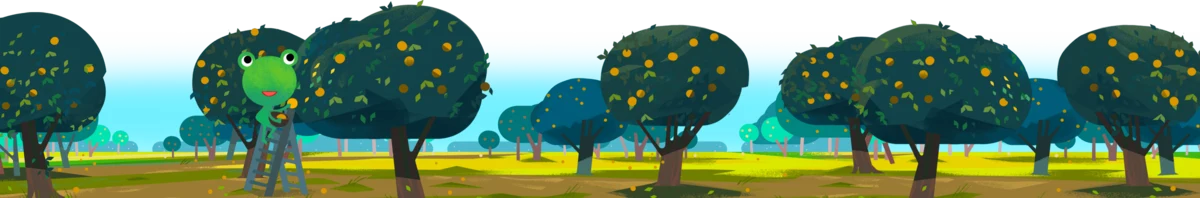
#> input picture isra/assets/weather/froggie/01-sunny/01-sunny-orchard-picking.webp, 1200 x 198 px
$ python -i leastbusy.py   (imports and definitions only)
#> lines starting #> are read from the running program, lines starting #| are printed output that depends on the picture
#!/usr/bin/env python3.14
"""
finds the least busy wallpaper region for the clock widget

Usage:
leastbusy.py <image> --monitor NAME:WxH [--monitor NAME:WxH ...] [--clock-w N] [--clock-h N]

Output (stdout, one line per monitor):
DP-2=1847,112
HDMI-A-1=920,56

Coordinates are the **center** of the clock widget in screen space.
"""

import argparse
import sys
from pathlib import Path
import numpy as np
from PIL import Image
from scipy.ndimage import gaussian_filter, laplace

_SCALE = 0.25


def busyness_map(gray_f: np.ndarray, sigma: float = 2.0) -> np.ndarray:
    edges = np.abs(laplace(gaussian_filter(gray_f, sigma)))
    mean = gaussian_filter(gray_f,    sigma * 4)
    mean2 = gaussian_filter(gray_f**2, sigma * 4)
    var = np.clip(mean2 - mean**2, 0, None)
    raw = edges + np.sqrt(var)
    s = gaussian_filter(raw, sigma * 3)
    return (s - s.min()) / (s.max() - s.min() + 1e-8)


def penalty_mask(h: int, w: int, edge_margin: float = 0.13, center_radius: float = 0.15,
                 center_weight: float = 0.6) -> np.ndarray:
    ys = np.linspace(0, 1, h, dtype=np.float32)[:, None]
    xs = np.linspace(0, 1, w, dtype=np.float32)[None, :]
    edge = np.minimum(np.minimum(xs, 1-xs), np.minimum(ys, 1-ys))
    dist_c = np.sqrt((ys-0.5)**2 + (xs-0.5)**2)
    p = np.where(edge < edge_margin, (edge_margin - edge) /
                 edge_margin * 3, 0.0).astype(np.float32)
    p += np.exp(-0.5 * (dist_c / (center_radius * 0.5))
                ** 2).astype(np.float32) * center_weight
    return p


def score_image(image_path, brightness_weight: float = 0.5, mode: str = "dark"):
#> called with brightness_weight = 0.5, mode = 'dark'
    img = Image.open(image_path).convert("L")
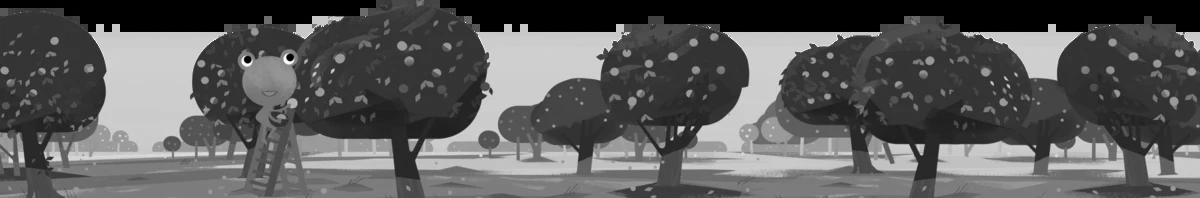
#> img: PIL image 1200x198 L; min 0, max 255, mean 91.1
    orig_w, orig_h = img.size
#> orig_w = 1200; orig_h = 198
    small_w = max(1, int(orig_w * _SCALE))
#> small_w = 300
    small_h = max(1, int(orig_h * _SCALE))
#> small_h = 49
    small = img.resize((small_w, small_h), Image.BOX)

    gray_f = np.array(small, dtype=np.float32)
    norm_gray = gray_f / 255.0

    busyness = busyness_map(gray_f)
#> in busyness_map, `mean2 = gaussian_filter(gray_f**2, sigma * 4)`:
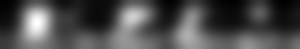
#> mean2: shape (49, 300) float32; min 2753.9, max 33790.1, mean 12231.5; drawn with min black and max white
#> in busyness_map, `raw = edges + np.sqrt(var)`:
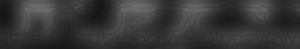
#> raw: shape (49, 300) float32; min 21.54, max 112.1, mean 55.6
#> in busyness_map, `s = gaussian_filter(raw, sigma * 3)`:
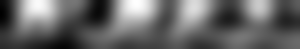
#> s: shape (49, 300) float32; min 27.3, max 98.47, mean 55.6; drawn with min black and max white
    geometry = penalty_mask(small_h, small_w)

    if mode == "dark":
        brightness_penalty = norm_gray * brightness_weight
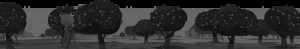
#> brightness_penalty: shape (49, 300) float32; min 0, max 0.424, mean 0.178
    else:
        brightness_penalty = (1.0 - norm_gray) * brightness_weight

    scores = busyness + geometry + brightness_penalty
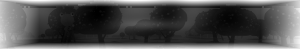
#> scores: shape (49, 300) float32; min 0.144, max 4, mean 1.37; drawn with min black and max white

    integ = scores.cumsum(axis=0).cumsum(axis=1)
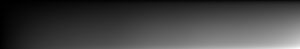
#> integ: shape (49, 300) float32; min 3.04, max 20069.8, mean 5285; drawn with min black and max white
    pad = np.zeros((small_h + 1, small_w + 1), dtype=np.float32)
    pad[1:, 1:] = integ

    return small_w, small_h, pad


# [83 lines left out: functions best_center, get_monitors, main, not called in this run]


# [2 lines not run here, left out]

>>> result = score_image('../assets/weather/froggie/01-sunny/01-sunny-orchard-picking.webp')

$ run again, on isra/assets/weather/froggie/01-sunny/01-sunny-beach-sandcastle.webp
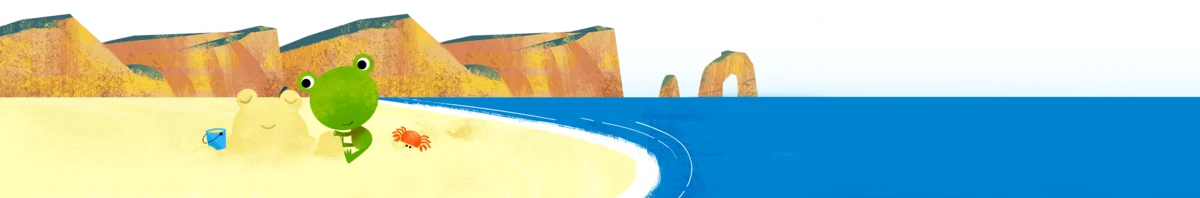
#> input picture isra/assets/weather/froggie/01-sunny/01-sunny-beach-sandcastle.webp, 1200 x 198 px
#> in score_image, `img = Image.open(image_path).convert("L")`:
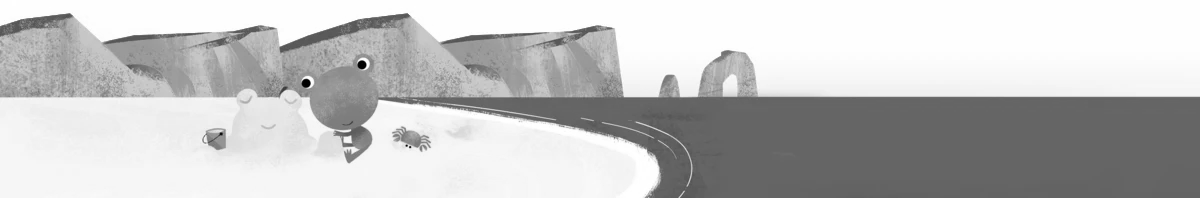
#> img: PIL image 1200x198 L; min 0, max 255, mean 192.7
#> in score_image, `scores = busyness + geometry + brightness_penalty`:
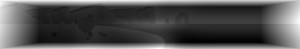
#> scores: shape (49, 300) float32; min 0.407, max 4.48, mean 1.72; drawn with min black and max white
